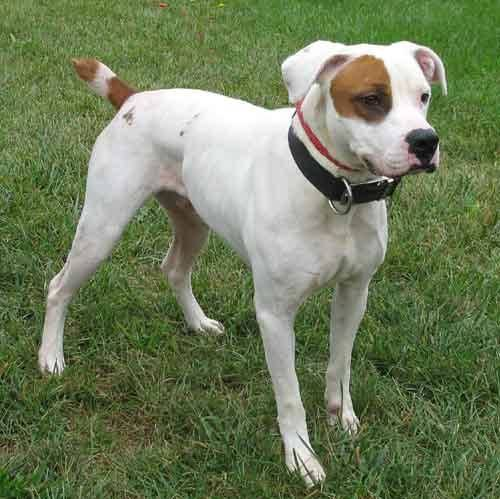
#> input picture dog.790.jpg, 500 x 499 px
$ jupyter execute 'Image rotations.ipynb'
#> lines starting #> are read from the running program, lines starting #| are printed output that depends on the picture
### Rotations
cv2.getRotationMatrix2D(rotation_center_x, rotation_center_y, angle_of_rotation, scale)

[cell 1]
import cv2
import numpy as np

image = cv2.imread('../dog.790.jpg')
#> image is the input picture: shape (499, 500, 3); mean B, G, R 90.1, 124.2, 111.1
height, width = image.shape[:2]
#> height = 499; width = 500
print(image.shape)
#| (499, 500, 3)
print(height,"px")
#| 499 px
print(width, 'px')
#| 500 px

# Rotate image at the center by 60 degrees, divide image height and with by two
rotation_matrix = cv2.getRotationMatrix2D((width/2, height/2), 60, 1)
rotated_image = cv2.warpAffine(image, rotation_matrix, (width, height))
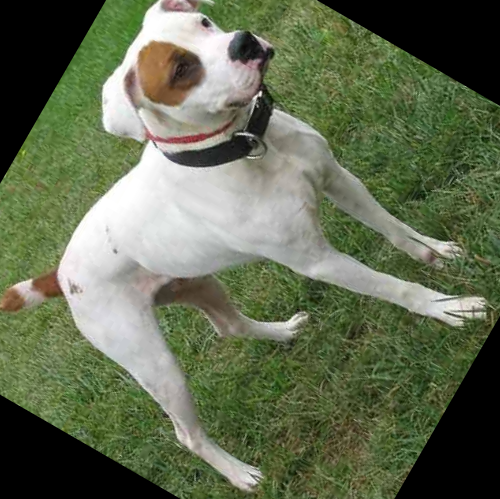
#> rotated_image: shape (499, 500, 3); mean B, G, R 81.1, 107.4, 98

cv2.imshow('Rotated image', rotated_image)
cv2.waitKey(0)
cv2.destroyAllWindows()

### Another way of doing 90 degrees rotation about the center of an image
cv.transpose()

[cell 2]
rotated_image = cv2.transpose(image)
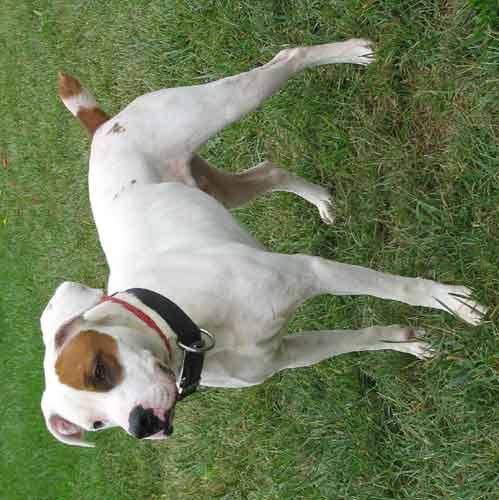
#> rotated_image: shape (500, 499, 3); mean B, G, R 90.1, 124.2, 111.1
cv2.imshow('Rotated image using method 2', rotated_image)
cv2.waitKey(0)
cv2.destroyAllWindows()

$ run again, with tobago.jpg copied over dog.790.jpg
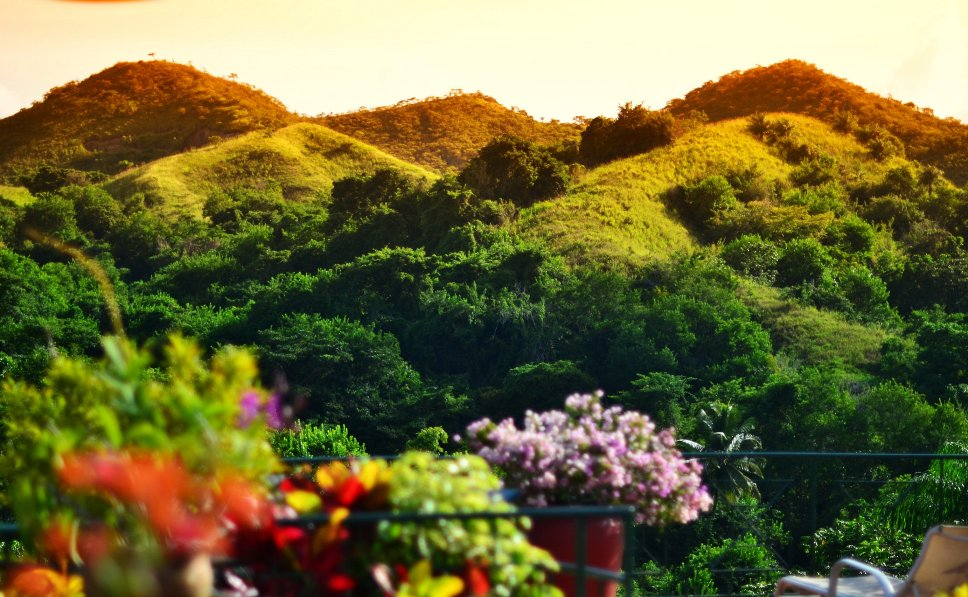
#> input picture tobago.jpg, 968 x 597 px
#> image is the input picture: shape (597, 968, 3); mean B, G, R 57.2, 104.8, 110.5
#| (597, 968, 3)
#| 597 px
#| 968 px
#> `rotated_image = cv2.warpAffine(image, rotation_matrix, (width, height))`:
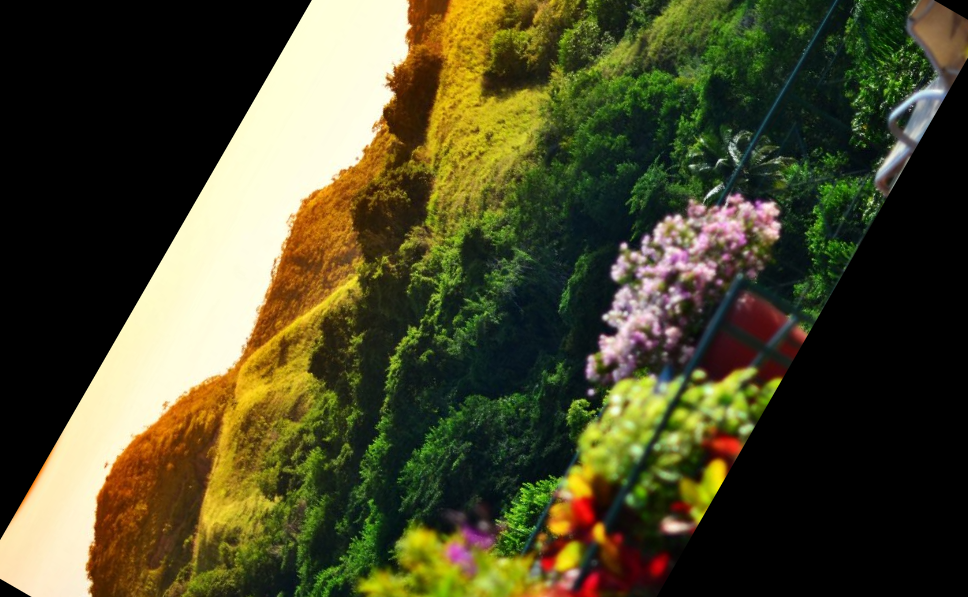
#> rotated_image: shape (597, 968, 3); mean B, G, R 43, 73.7, 75.9
#> `rotated_image = cv2.transpose(image)`:
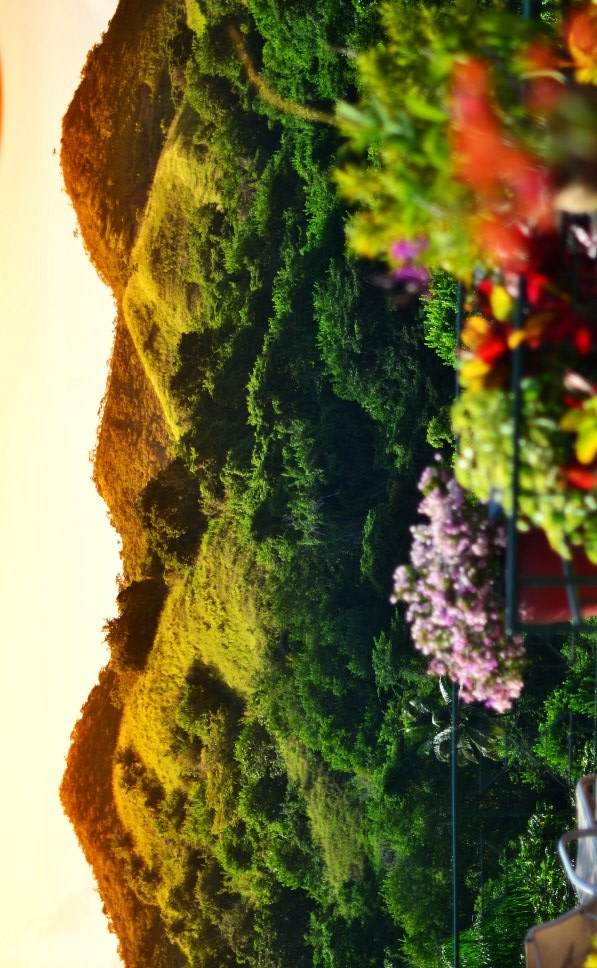
#> rotated_image: shape (968, 597, 3); mean B, G, R 57.2, 104.8, 110.5
